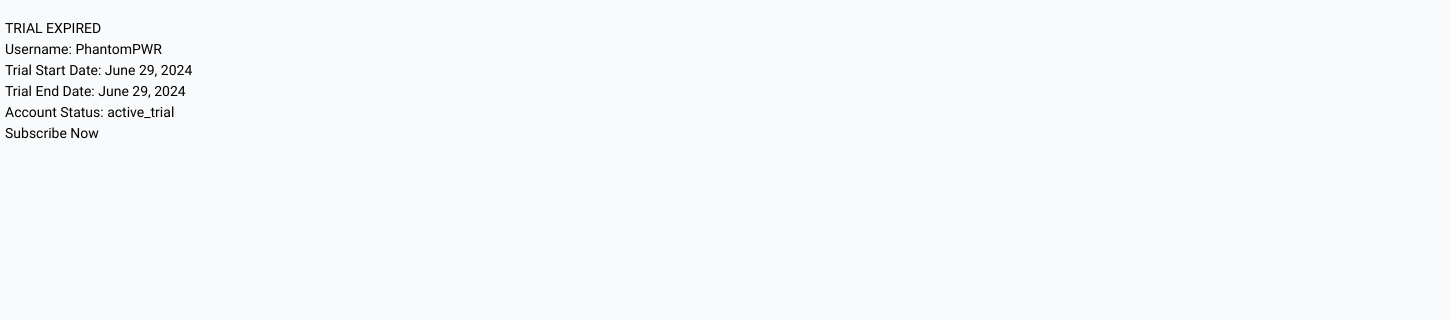
/load-trial-expired-page (signed in), run on the app's committed database.
### users/models.py (models this page shows)
class UserProfile(models.Model):
    user = models.ForeignKey(User, on_delete=models.CASCADE)
    sign_up_date = models.DateField(auto_now_add=True)
    trial_end_date = models.DateField(null=True, blank=True)
    account_status = models.CharField(
        max_length=50, choices=ACCOUNT_STATUS, default='active_trial')
    subscription_activation_date = models.DateField(null=True, blank=True)
    subscription_cancellation_date = models.DateField(null=True, blank=True)
    def __str__(self):
        return str(self.user)

### rule4be/page_views.py (the view)
# urls.py: path('load-trial-expired-page', page_views.load_trial_expired_page,
@login_required
def load_trial_expired_page(request):
    user = request.user
    profile = UserProfile.objects.get(user=user)
    page_title = 'TRIAL EXPIRED'
    context = {
        'user': user,
        'page_title': page_title,
        'profile': profile,
    }
    return render(request, 'rule4be/trial_expired.html', context)

### rule4be/templates/rule4be/trial_expired.html (shortened to what this page needs)
{% extends 'rule4be/main.html' %}
{% block content %}
<h1>TRIAL EXPIRED</h1>
<p>Username: {{profile}}</p>
<p>Trial Start Date: {{profile.sign_up_date}}</p>
<p>Trial End Date: {{profile.trial_end_date}}</p>
<p>Account Status: {{profile.account_status}}</p>
<a href="{% url 'load_aols_page' %}">Subscribe Now</a>
{% endblock %}

### data on the page
UserProfile: user.username "PhantomPWR", sign_up_date "June 29, 2024", trial_end_date "June 29, 2024", account_status "active_trial"
